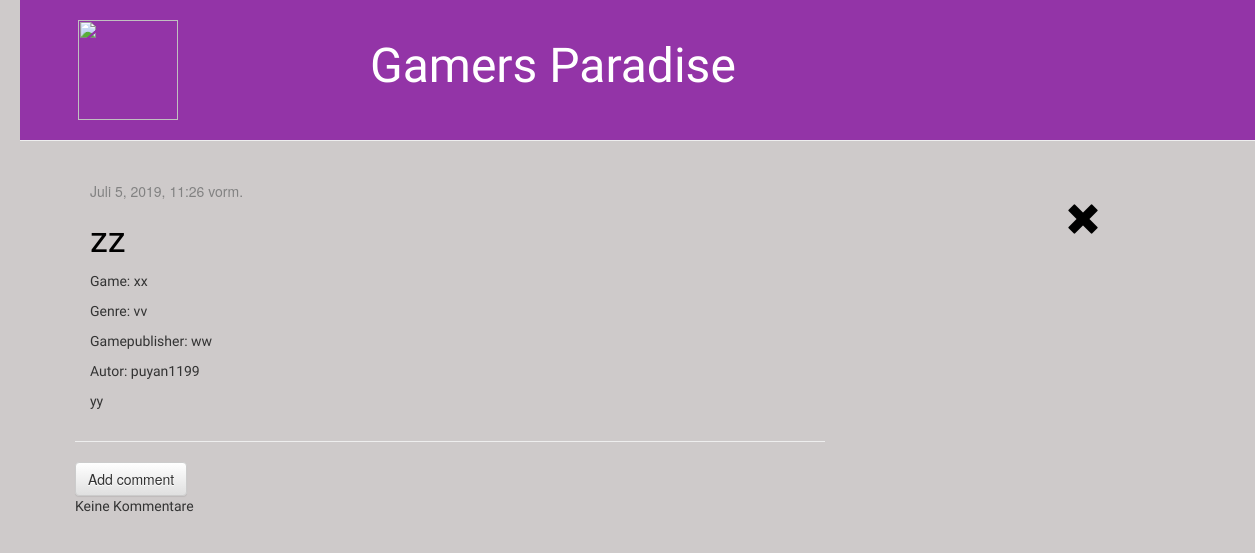
The app's page /post/17/, older data.
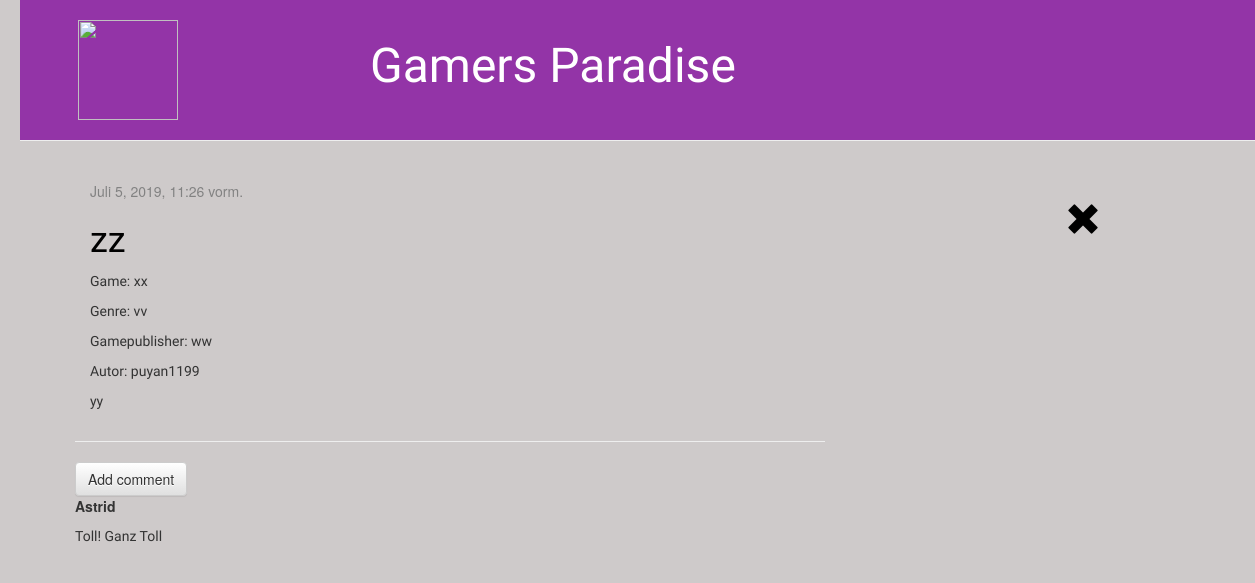
The same page, newer data.
### blog/models.py (models this page shows, shortened)
class Post(models.Model):
    author = models.ForeignKey(settings.AUTH_USER_MODEL, on_delete=models.CASCADE)
    title = models.CharField(max_length=200)
    text = models.TextField()
    created_date = models.DateTimeField(default=timezone.now)
    published_date = models.DateTimeField(blank=True, null=True)
    game = models.CharField(max_length=200, default=' ')
    gamepublisher = models.CharField(max_length=200, default=' ')
    genre = models.CharField(max_length=200, default=' ')

class Comment(models.Model):
    post = models.ForeignKey('blog.Post', on_delete=models.CASCADE, related_name='comments')
    author = models.CharField(max_length=200)
    text = models.TextField()
    approved_comment = models.BooleanField(default=False)

### blog/views.py (the view)
# urls.py: path('post/<int:pk>/', views.post_detail, name='post_detail'),
def post_detail(request, pk):
    post = get_object_or_404(Post, pk=pk)
    return render(request, 'blog/post_detail.html', {'post': post})

### blog/templates/blog/post_detail.html (shortened to what this page needs)
{% extends 'blog/base.html' %}
{% block content %}
<div class="container">
<div class="row">
    <div class="col-md-10">
        <div class="post">
            {% if post.published_date %}
                <div class="date">
                    {{ post.published_date }}
                </div>
            {% endif %}
            <h1><a>{{ post.title }}</a></h1>
            <p> Game: {{ post.game|linebreaksbr }}</p>
            <p> Genre: {{ post.genre|linebreaksbr }}</p>
            <p> Gamepublisher: {{ post.gamepublisher|linebreaksbr }}</p>
            <p> Autor: {{ post.author|linebreaksbr }}</p>
            <p>{{ post.text|linebreaksbr }}</p>
        </div> </div>
        <div class="col-md-2">
                <h1><a href="{% url 'post_list' %}" class="top-menu"><span class="glyphicon glyphicon-remove"></span></a></h1>
            </div>
    </div>
    </div>
        <hr>
        <a class="btn btn-default" href="{% url 'add_comment_to_post' pk=post.pk %}">Add comment</a>
    {% for comment in post.comments.all %}
        <div class="comment">
            <strong>{{ comment.author }}</strong>
            <p>{{ comment.text|linebreaks }}</p>
        </div>
    {% empty %}
    <p>Keine Kommentare</p>
{% endfor %}
{% endblock %}

### blog/templates/blog/base.html (shortened to what this page needs)
{% load static %}
<html>
    <head>
        <link rel="stylesheet" href="//maxcdn.bootstrapcdn.com/bootstrap/3.2.0/css/bootstrap.min.css">
        <link rel="stylesheet" href="//maxcdn.bootstrapcdn.com/bootstrap/3.2.0/css/bootstrap-theme.min.css">
        <link rel="stylesheet" href="{% static 'css/blog.css' %}">
    </head>
    <body>
            <div class="page-header">
                    <div class="container">
                            <div class="row">
                                    <div class="col-md-3">
                                        <img src="https://d2q79iu7y748jz.cloudfront.net/s/_squarelogo/a1d18cba8a6b1db5979d854463b70a56" width="100" height="100">
                                    </div>
                                    <div class="col-md-7">
                                        <h1><a href="/">Gamers Paradise</a></h1>
                                    </div>
                                   <div class="col-md-2">
                                    </div>
                            </div>
                    </div>
                </div>
        <br>
        <div class="content container">
            <div class="row">
                <div class="col-md-8">
                    {% block content %}
                    {% endblock %}
                </div>
            </div>
        </div>
    </body>
</html>

### blog/static/css/blog.css (style rules this page uses)
h1 a { color: rgb(0, 0, 0); font-family: 'Russo One', sans-serif; }
body { padding-left: 20px; background-color: rgb(206, 202, 202); }
.page-header { background-color: rgb(147, 52, 167); margin-top: 0; padding: 20px 20px 20px 40px; }
.page-header h1, .page-header h1 a, .page-header h1 a:visited, .page-header h1 a:active { color: white; font-size: 36pt; font-family: 'Black Ops One', cursive; }
.content { margin-left: 40px; }
h1, h2, h3, h4 { font-family: 'Russo One', sans-serif; color:black; }
p { font-family: 'Saira Semi Condensed', sans-serif; }
.date { color: #828282; }

Row changes from the older to the newer data that the page shows:
added Comment: author "Astrid", text "Toll! Ganz Toll"
Text that changed along with them:
text no longer shown: "Keine Kommentare"
